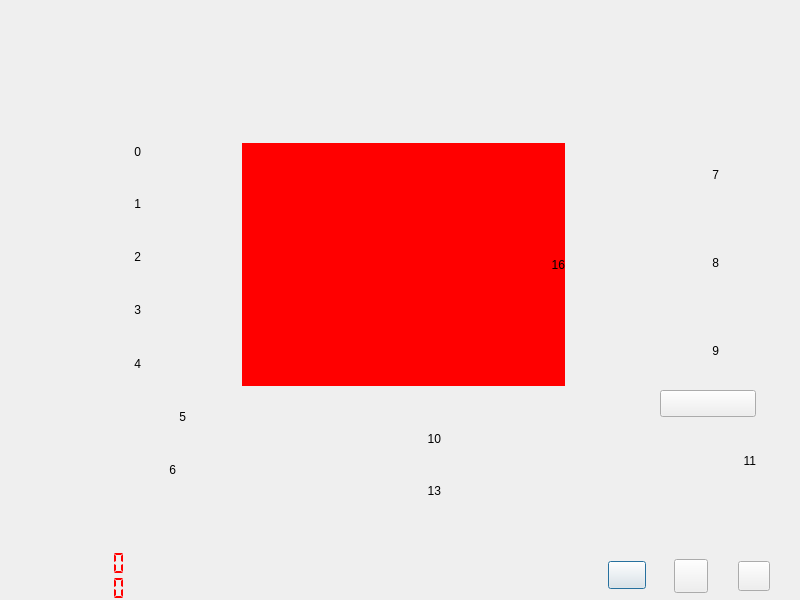
<?xml version="1.0" encoding="UTF-8"?>
<ui version="4.0">
 <class>Work</class>
 <widget class="QDialog" name="Work">
  <property name="geometry">
   <rect>
    <x>0</x>
    <y>0</y>
    <width>800</width>
    <height>600</height>
   </rect>
  </property>
  <property name="windowTitle">
   <string>Dialog</string>
  </property>
  <widget class="QPushButton" name="ptn_back">
   <property name="geometry">
    <rect>
     <x>608</x>
     <y>561</y>
     <width>38</width>
     <height>28</height>
    </rect>
   </property>
   <property name="styleSheet">
    <string notr="true">border-image: url(:/new/prefix1/img2/backlog.png);</string>
   </property>
   <property name="text">
    <string/>
   </property>
  </widget>
  <widget class="QPushButton" name="pushButton_2">
   <property name="geometry">
    <rect>
     <x>674</x>
     <y>559</y>
     <width>34</width>
     <height>34</height>
    </rect>
   </property>
   <property name="styleSheet">
    <string notr="true">border-image: url(:/new/prefix1/img2/setlog.png);</string>
   </property>
   <property name="text">
    <string/>
   </property>
  </widget>
  <widget class="QPushButton" name="pushButton_3">
   <property name="geometry">
    <rect>
     <x>738</x>
     <y>561</y>
     <width>32</width>
     <height>30</height>
    </rect>
   </property>
   <property name="styleSheet">
    <string notr="true">border-image: url(:/new/prefix1/img2/beeplog.png);</string>
   </property>
   <property name="text">
    <string/>
   </property>
  </widget>
  <widget class="QLCDNumber" name="lcdNumber_2">
   <property name="geometry">
    <rect>
     <x>0</x>
     <y>573</y>
     <width>131</width>
     <height>31</height>
    </rect>
   </property>
   <property name="styleSheet">
    <string notr="true">color: rgb(255, 0, 0);</string>
   </property>
   <property name="frameShape">
    <enum>QFrame::NoFrame</enum>
   </property>
   <property name="numDigits">
    <number>10</number>
   </property>
   <property name="segmentStyle">
    <enum>QLCDNumber::Flat</enum>
   </property>
  </widget>
  <widget class="QLCDNumber" name="lcdNumber">
   <property name="geometry">
    <rect>
     <x>0</x>
     <y>548</y>
     <width>131</width>
     <height>31</height>
    </rect>
   </property>
   <property name="styleSheet">
    <string notr="true">color: rgb(255, 0, 0);</string>
   </property>
   <property name="frameShape">
    <enum>QFrame::NoFrame</enum>
   </property>
   <property name="frameShadow">
    <enum>QFrame::Plain</enum>
   </property>
   <property name="numDigits">
    <number>10</number>
   </property>
   <property name="segmentStyle">
    <enum>QLCDNumber::Flat</enum>
   </property>
  </widget>
  <widget class="QLabel" name="label">
   <property name="geometry">
    <rect>
     <x>80</x>
     <y>136</y>
     <width>61</width>
     <height>31</height>
    </rect>
   </property>
   <property name="layoutDirection">
    <enum>Qt::LeftToRight</enum>
   </property>
   <property name="styleSheet">
    <string notr="true">font: 75 18pt &quot;Ubuntu&quot;;</string>
   </property>
   <property name="text">
    <string>0</string>
   </property>
   <property name="alignment">
    <set>Qt::AlignRight|Qt::AlignTrailing|Qt::AlignVCenter</set>
   </property>
  </widget>
  <widget class="QLabel" name="label_5">
   <property name="geometry">
    <rect>
     <x>80</x>
     <y>348</y>
     <width>61</width>
     <height>31</height>
    </rect>
   </property>
   <property name="styleSheet">
    <string notr="true">font: 75 18pt &quot;Ubuntu&quot;;</string>
   </property>
   <property name="text">
    <string>4</string>
   </property>
   <property name="alignment">
    <set>Qt::AlignRight|Qt::AlignTrailing|Qt::AlignVCenter</set>
   </property>
  </widget>
  <widget class="QLabel" name="label_3">
   <property name="geometry">
    <rect>
     <x>80</x>
     <y>236</y>
     <width>61</width>
     <height>41</height>
    </rect>
   </property>
   <property name="styleSheet">
    <string notr="true">font: 75 18pt &quot;Ubuntu&quot;;</string>
   </property>
   <property name="text">
    <string>2</string>
   </property>
   <property name="alignment">
    <set>Qt::AlignRight|Qt::AlignTrailing|Qt::AlignVCenter</set>
   </property>
  </widget>
  <widget class="QLabel" name="label_4">
   <property name="geometry">
    <rect>
     <x>80</x>
     <y>294</y>
     <width>61</width>
     <height>31</height>
    </rect>
   </property>
   <property name="styleSheet">
    <string notr="true">font: 75 18pt &quot;Ubuntu&quot;;</string>
   </property>
   <property name="text">
    <string>3</string>
   </property>
   <property name="alignment">
    <set>Qt::AlignRight|Qt::AlignTrailing|Qt::AlignVCenter</set>
   </property>
  </widget>
  <widget class="QLabel" name="label_2">
   <property name="geometry">
    <rect>
     <x>80</x>
     <y>183</y>
     <width>61</width>
     <height>41</height>
    </rect>
   </property>
   <property name="styleSheet">
    <string notr="true">font: 75 18pt &quot;Ubuntu&quot;;</string>
   </property>
   <property name="text">
    <string>1</string>
   </property>
   <property name="alignment">
    <set>Qt::AlignRight|Qt::AlignTrailing|Qt::AlignVCenter</set>
   </property>
  </widget>
  <widget class="QLabel" name="label_7">
   <property name="geometry">
    <rect>
     <x>65</x>
     <y>454</y>
     <width>111</width>
     <height>31</height>
    </rect>
   </property>
   <property name="styleSheet">
    <string notr="true">font: 75 18pt &quot;Ubuntu&quot;;</string>
   </property>
   <property name="text">
    <string>6</string>
   </property>
   <property name="alignment">
    <set>Qt::AlignRight|Qt::AlignTrailing|Qt::AlignVCenter</set>
   </property>
  </widget>
  <widget class="QLabel" name="label_6">
   <property name="geometry">
    <rect>
     <x>85</x>
     <y>396</y>
     <width>101</width>
     <height>41</height>
    </rect>
   </property>
   <property name="styleSheet">
    <string notr="true">font: 75 18pt &quot;Ubuntu&quot;;</string>
   </property>
   <property name="text">
    <string>5</string>
   </property>
   <property name="alignment">
    <set>Qt::AlignRight|Qt::AlignTrailing|Qt::AlignVCenter</set>
   </property>
  </widget>
  <widget class="QLabel" name="label_12">
   <property name="geometry">
    <rect>
     <x>645</x>
     <y>440</y>
     <width>111</width>
     <height>41</height>
    </rect>
   </property>
   <property name="styleSheet">
    <string notr="true">font: 75 18pt &quot;Ubuntu&quot;;</string>
   </property>
   <property name="text">
    <string>11</string>
   </property>
   <property name="alignment">
    <set>Qt::AlignRight|Qt::AlignTrailing|Qt::AlignVCenter</set>
   </property>
  </widget>
  <widget class="QLabel" name="label_8">
   <property name="geometry">
    <rect>
     <x>648</x>
     <y>154</y>
     <width>71</width>
     <height>41</height>
    </rect>
   </property>
   <property name="styleSheet">
    <string notr="true">font: 75 18pt &quot;Ubuntu&quot;;</string>
   </property>
   <property name="text">
    <string>7</string>
   </property>
   <property name="alignment">
    <set>Qt::AlignRight|Qt::AlignTrailing|Qt::AlignVCenter</set>
   </property>
  </widget>
  <widget class="QLabel" name="label_11">
   <property name="geometry">
    <rect>
     <x>340</x>
     <y>418</y>
     <width>101</width>
     <height>41</height>
    </rect>
   </property>
   <property name="styleSheet">
    <string notr="true">font: 75 22pt &quot;Ubuntu&quot;;</string>
   </property>
   <property name="text">
    <string>10</string>
   </property>
   <property name="alignment">
    <set>Qt::AlignRight|Qt::AlignTrailing|Qt::AlignVCenter</set>
   </property>
  </widget>
  <widget class="QLabel" name="label_9">
   <property name="geometry">
    <rect>
     <x>648</x>
     <y>242</y>
     <width>71</width>
     <height>41</height>
    </rect>
   </property>
   <property name="styleSheet">
    <string notr="true">font: 75 18pt &quot;Ubuntu&quot;;</string>
   </property>
   <property name="text">
    <string>8</string>
   </property>
   <property name="alignment">
    <set>Qt::AlignRight|Qt::AlignTrailing|Qt::AlignVCenter</set>
   </property>
  </widget>
  <widget class="QLabel" name="label_10">
   <property name="geometry">
    <rect>
     <x>648</x>
     <y>330</y>
     <width>71</width>
     <height>41</height>
    </rect>
   </property>
   <property name="styleSheet">
    <string notr="true">font: 75 18pt &quot;Ubuntu&quot;;</string>
   </property>
   <property name="text">
    <string>9</string>
   </property>
   <property name="alignment">
    <set>Qt::AlignRight|Qt::AlignTrailing|Qt::AlignVCenter</set>
   </property>
  </widget>
  <widget class="QLabel" name="label_13">
   <property name="geometry">
    <rect>
     <x>330</x>
     <y>470</y>
     <width>111</width>
     <height>41</height>
    </rect>
   </property>
   <property name="styleSheet">
    <string notr="true">font: 75 22pt &quot;Ubuntu&quot;;</string>
   </property>
   <property name="text">
    <string>13</string>
   </property>
   <property name="alignment">
    <set>Qt::AlignRight|Qt::AlignTrailing|Qt::AlignVCenter</set>
   </property>
  </widget>
  <widget class="QPushButton" name="pushButton_4">
   <property name="geometry">
    <rect>
     <x>660</x>
     <y>390</y>
     <width>96</width>
     <height>27</height>
    </rect>
   </property>
   <property name="styleSheet">
    <string notr="true">border-image: url(:/new/prefix1/img2/icon/35.png);</string>
   </property>
   <property name="text">
    <string/>
   </property>
  </widget>
  <widget class="QLabel" name="label_14">
   <property name="geometry">
    <rect>
     <x>242</x>
     <y>143</y>
     <width>323</width>
     <height>243</height>
    </rect>
   </property>
   <property name="styleSheet">
    <string notr="true">background-color: rgb(255, 0, 0);</string>
   </property>
   <property name="text">
    <string>16</string>
   </property>
   <property name="alignment">
    <set>Qt::AlignRight|Qt::AlignTrailing|Qt::AlignVCenter</set>
   </property>
  </widget>
 </widget>
 <resources/>
 <connections/>
</ui>
